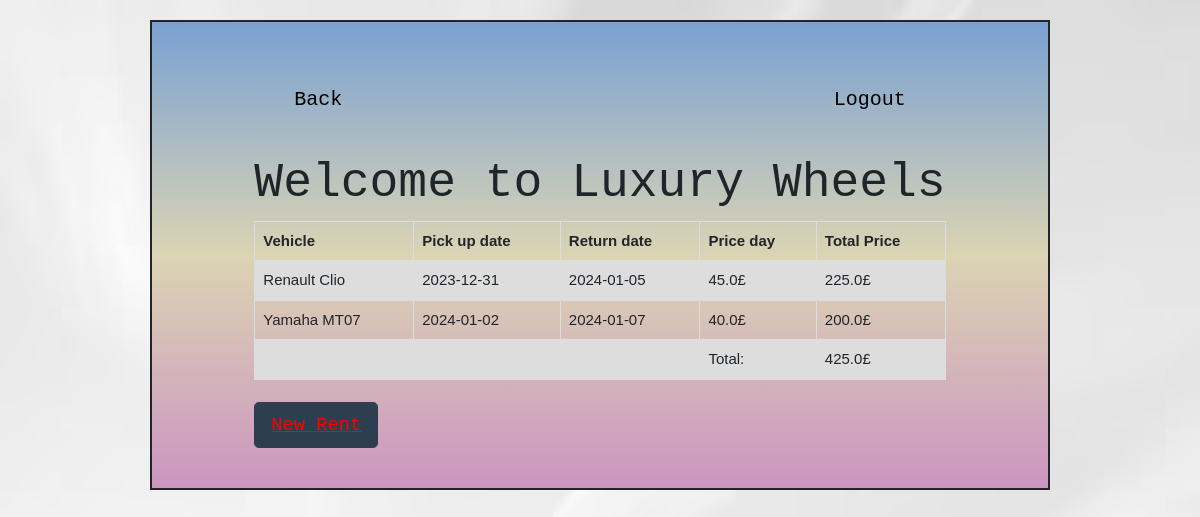
Screenshot of /my_rentals/ (signed in) with the database file from the repository.
### models.py (models this page shows, shortened)
class Rent(db.Model):
    __tablename__ = "rents"
    id = db.Column(db.Integer,primary_key=True,nullable=False)
    client_id = db.Column(db.Integer,db.ForeignKey("clients.id"), nullable=False)
    vehicle_id = db.Column(db.Integer,db.ForeignKey("vehicles.id"), nullable=False)
    pick_up_date = db.Column(db.Date, nullable=False)
    return_date = db.Column(db.Date, nullable=False)
    price_day = db.Column(db.Float,nullable=False)
    status_rent = db.Column(db.Boolean,nullable=False)
    total_price = db.Column(db.Float,nullable=False)

class Vehicle(db.Model):
    __tablename__ = "vehicles"
    id = db.Column(db.Integer, primary_key=True,nullable=False)
    type_id = db.Column(db.Integer,db.ForeignKey("vehicle_types.id"),nullable=False)
    name = db.Column(db.String(100),nullable=False)
    status = db.Column(db.Boolean,nullable=False)
    service = db.Column(db.Integer, nullable=False)
    date_service = db.Column(db.Date)
    iva = db.Column(db.Date, nullable=False)
    next_iva = db.Column(db.Date, nullable=False)
    price_day = db.Column(db.Integer,nullable=False)
    category_id = db.Column(db.Integer,db.ForeignKey("categories.id"), nullable=False)
    image_car = db.Column(db.String(100), nullable=False)

### app.py (the view)
@app.route('/my_rentals/')
def my_rentals():
    clients_login = session.get('clients_id')
    rents = db.session.query(Rent, Vehicle).join(Rent).filter(Rent.client_id == clients_login).all()
    total = 0
    total_list = list()
    for sum in rents:
        total += sum[0].total_price
    total_list.append(total)
    return render_template("my_rentals.html",rents=rents,total=total,total_list=total_list)

### templates/my_rentals.html (shortened to what this page needs)
{% extends 'base.html' %}
{% block info %}
        <div id="header">
            <div id="home">
                <a  href="{{url_for('rent_car')}}" style="color:black"> Back</a>
            </div>
            <div id="admin">
                <a  href="{{url_for('page_index')}}" style="color:black"> Logout</a>
            </div>
        </div>
        <div class="form-group">
            <h1 style="text-align: center">Welcome to Luxury Wheels</h1>
            <table>
                <tr>
                <th>Vehicle</th>
                <th>Pick up date</th>
                <th>Return date</th>
                <th>Price day</th>
                <th>Total Price</th>
                </tr>
                {% for rent,vehicle in rents %}
                <tr>
                <td>{{vehicle.name}}</td>
                <td>{{rent.pick_up_date}}</td>
                <td>{{rent.return_date}}</td>
                <td>{{rent.price_day}}£</td>
                <td>{{rent.total_price}}£</td>
                </tr>
                    {% endfor %}
                {% for value in total_list %}
                <tr>
                <td></td>
                <td></td>
                <td></td>
                <td>Total:</td>
                <td>{{value}}£</td>
                </tr>
                    {% endfor %}
            </table>
                <br>
                <a  href="{{url_for('rent_car')}}" style="color:red"class="btn btn-primary btn-lg"><u>New Rent</u></a>
            </div>
        </div>
{% endblock %}

### static/main.css (style rules this page uses)
body { background: #ECE9E6; background: -webkit-linear-gradient(to right, #FFFFFF, #ECE9E6); background: linear-gradient(to right, #FFFFFF, #ECE9E6); padding:20px; display: flex; justify-content: center; background-image : url("../static/img/abstract-white-background.png" ); background-size: cover; }
#header { padding: 40px; }
#home { font-size: 20px; float:left; font-family: 'Bungee Spice', sans-serif; font-family: 'Roboto Mono', monospace; }
#admin { float: right; font-family: 'Bungee Spice', sans-serif; font-family: 'Roboto Mono', monospace; font-size: 20px; }
table { font-family: arial, sans-serif; border-collapse: collapse; width: 100%; }
td, th { border: 1px solid #dddddd; text-align: left; padding: 8px; }
tr:nth-child(even) { background-color: #dddddd; }

### rows the page displays
Rent: name "Renault Clio", pick_up_date "2023-12-31", return_date "2024-01-05", price_day "45.0", total_price "225.0"
Rent: name "Yamaha MT07", pick_up_date "2024-01-02", return_date "2024-01-07", price_day "40.0", total_price "200.0"

### other values shown
{{ value }} "425.0"
